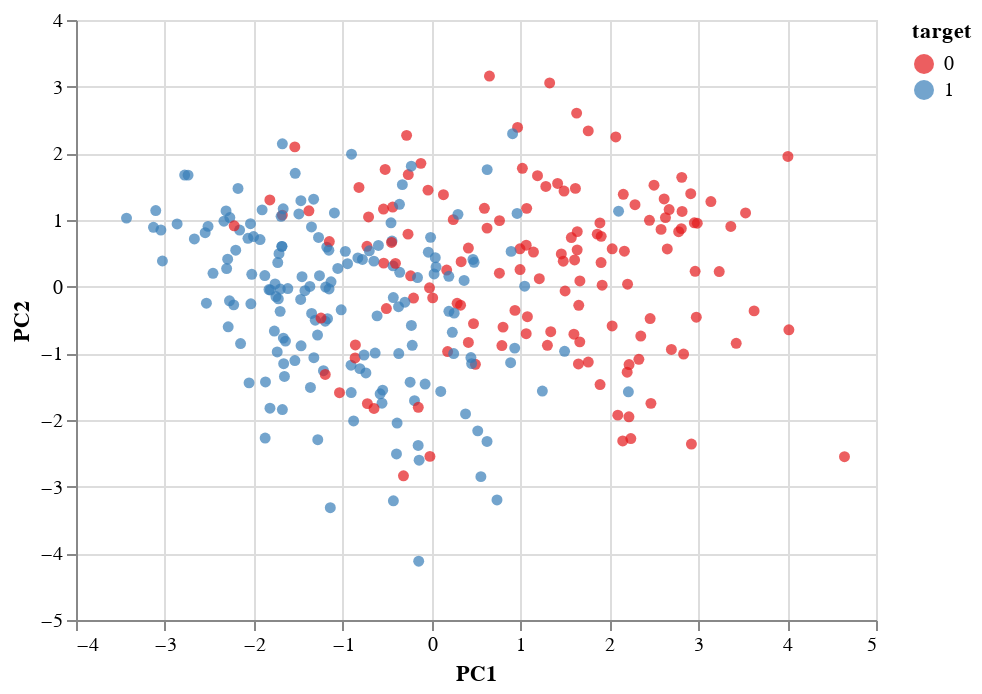

This figure's notebook cell:
### Code cell
# relationships between PCs

P = pd.DataFrame(u @ np.diag(s))
P = P.rename(columns={0: "PC1", 1: "PC2", 2: "PC3", 3: "PC4", 4: "PC5", 5: "PC6", 6: "PC7",
                     7: "PC8", 8: "PC9", 9: "PC10", 10: "PC11", 11: "PC12", 12: "PC13", 13: "PC14"})
P['target'] = kaggle_df['target']

alt.Chart(P).mark_circle().encode(
    x = "PC1",
    y = "PC2",
    color = alt.Color('target:N', scale=alt.Scale(scheme='set1'))
)

### Figure 1 — Vega-Lite specification as saved in the notebook (floating-point values rounded to 4 significant figures; data arrays with more than 128 entries replaced by an {"elided": "..."} marker saying what was removed)
{"config": {"view": {"continuousWidth": 400, "continuousHeight": 300}}, "data": {"name": "data-5433c28a509fc4ed0bc9ad713f9590bb"}, "mark": "circle", "encoding": {"color": {"type": "nominal", "field": "target", "scale": {"scheme": "set1"}}, "x": {"type": "quantitative", "field": "PC1"}, "y": {"type": "quantitative", "field": "PC2"}}, "$schema": "https://vega.github.io/schema/vega-lite/v4.8.1.json", "datasets": {"data-5433c28a509fc4ed0bc9ad713f9590bb": {"elided": "303 records"}}}
